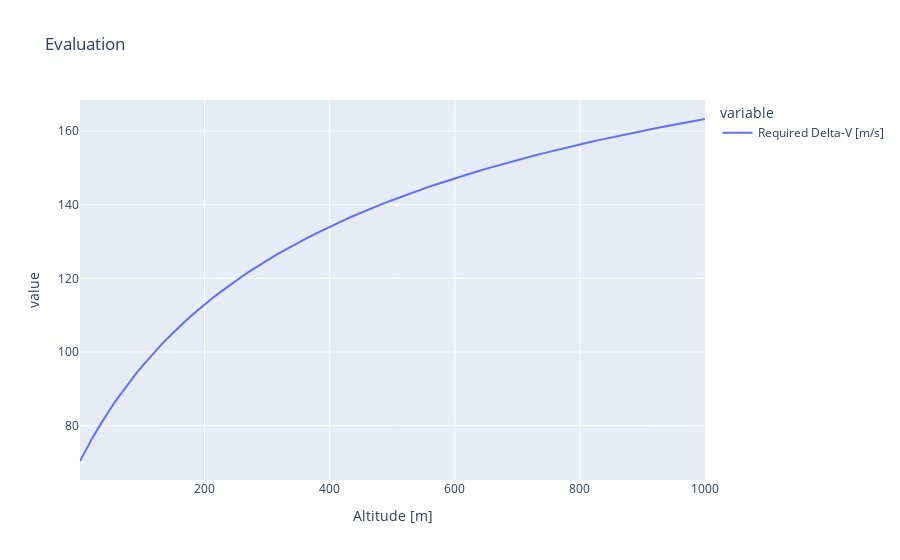

The notebook cell this image was saved under:
### Markdown cell above
## Plots

### Code cell
# Sample DataFrame with multiple columns for y-values
data = {
    "Altitude [m]": altitudes,
    "Required Delta-V [m/s]": v_req,
}
df = pd.DataFrame(data)
display(df)
fig = px.line(df, x="Altitude [m]", y=["Required Delta-V [m/s]"], title="Evaluation")
fig.show()

### Figure 1 — Plotly figure (JSON) as saved in the notebook; plotly's stock layout.template omitted (floating-point values rounded to 4 significant figures)
{"data": [{"hovertemplate": "variable=Required Delta-V [m/s]<br>Altitude [m]=%{x}<br>value=%{y}<extra></extra>", "legendgroup": "Required Delta-V [m/s]", "line": {"color": "#636efa", "dash": "solid"}, "marker": {"symbol": "circle"}, "mode": "lines", "name": "Required Delta-V [m/s]", "orientation": "v", "showlegend": true, "type": "scatter", "x": [1, 11.09, 21.18, 31.27, 41.36, 51.45, 61.55, 71.64, 81.73, 91.82, 101.9, 112.0, 122.1, 132.2, 142.3, 152.4, 162.5, 172.5, 182.6, 192.7, 202.8, 212.9, 223.0, 233.1, 243.2, 253.3, 263.4, 273.5, 283.5, 293.6, 303.7, 313.8, 323.9, 334, 344.1, 354.2, 364.3, 374.4, 384.5, 394.5, 404.6, 414.7, 424.8, 434.9, 445.0, 455.1, 465.2, 475.3, 485.4, 495.5, 505.5, 515.6, 525.7, 535.8, 545.9, 556, 566.1, 576.2, 586.3, 596.4, 606.5, 616.5, 626.6, 636.7, 646.8, 656.9, 667, 677.1, 687.2, 697.3, 707.4, 717.5, 727.5, 737.6, 747.7, 757.8, 767.9, 778.0, 788.1, 798.2, 808.3, 818.4, 828.5, 838.5, 848.6, 858.7, 868.8, 878.9, 889.0, 899.1, 909.2, 919.3, 929.4, 939.5, 949.5, 959.6, 969.7, 979.8, 989.9, 1000], "xaxis": "x", "y": [70.39, 73.65, 76.74, 79.66, 82.42, 85.05, 87.55, 89.93, 92.2, 94.38, 96.45, 98.45, 100.4, 102.2, 104.0, 105.7, 107.3, 108.9, 110.4, 111.9, 113.3, 114.6, 116.0, 117.3, 118.5, 119.7, 120.9, 122.0, 123.1, 124.2, 125.3, 126.3, 127.3, 128.3, 129.2, 130.1, 131.0, 131.9, 132.7, 133.6, 134.4, 135.2, 136.0, 136.7, 137.5, 138.2, 138.9, 139.6, 140.3, 141.0, 141.6, 142.3, 142.9, 143.5, 144.1, 144.7, 145.3, 145.9, 146.4, 147.0, 147.5, 148.1, 148.6, 149.1, 149.6, 150.1, 150.6, 151.1, 151.6, 152.0, 152.5, 152.9, 153.4, 153.8, 154.2, 154.7, 155.1, 155.5, 155.9, 156.3, 156.7, 157.1, 157.5, 157.9, 158.2, 158.6, 159.0, 159.3, 159.7, 160.0, 160.4, 160.7, 161.0, 161.4, 161.7, 162.0, 162.4, 162.7, 163.0, 163.3], "yaxis": "y"}], "layout": {"legend": {"title": {"text": "variable"}, "tracegroupgap": 0}, "title": {"text": "Evaluation"}, "xaxis": {"anchor": "y", "domain": [0, 1], "title": {"text": "Altitude [m]"}}, "yaxis": {"anchor": "x", "domain": [0, 1], "title": {"text": "value"}}}}
